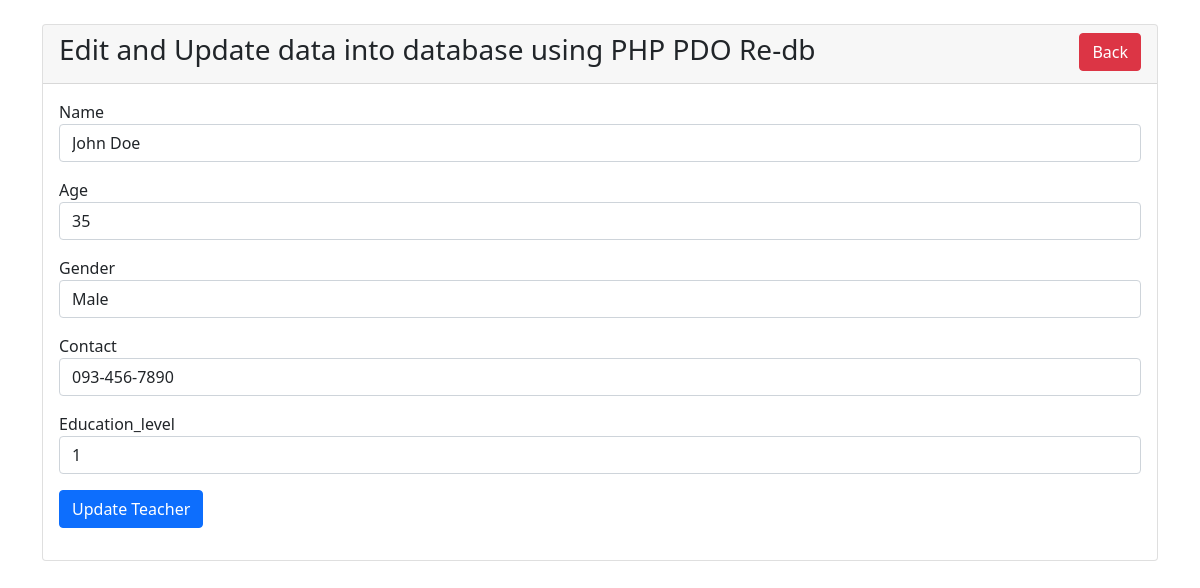
/teacher-edit.php?id=1, run on the app's committed database.
### tables this page shows
CREATE TABLE `teachers` (
  `id` int(11) NOT NULL,
  `name` varchar(50) NOT NULL,
  `age` int(11) NOT NULL,
  `gender` varchar(20) NOT NULL,
  `contact` varchar(50) NOT NULL,
  `education_level` int(11) NOT NULL
);

### teacher-edit.php (the view, shortened to what this page needs)
<?php
    include('dbcon.php');
?>
<!DOCTYPE html>
<html lang="en">
<head>
    <link href="https://cdn.jsdelivr.net/npm/bootstrap@5.0.2/dist/css/bootstrap.min.css" rel="stylesheet">
</head>
<body>
    <div class="container">
        <div class="row">
            <div class="col-md-12 mt-4">
                <div class="card">
                    <div class="card-header">
                        <h3>Edit and Update data into database using PHP PDO Re-db
                            <a href="index.php" class="btn btn-danger float-end">Back</a>
                        </h3>
                    </div>
                    <div class="card-body">
                        <?php
                            if(isset($_GET['id'])){
                                $teacher_id = $_GET['id'];
                                $query = "SELECT * FROM teachers WHERE id=:teacher_id LIMIT 1";
                                $statement = $conn->prepare($query);
                                $data = [
                                    ':teacher_id' => $teacher_id
                                ];
                                $statement->execute($data);
                                $result = $statement->fetch(PDO::FETCH_ASSOC);
                            }
                        ?>
                    <form action="code.php" method="POST">
                        <div class="mb-3">
                            <label for="name">Name</label>
                            <input type="text" name="name" value="<?= $result['name']; ?>" class="form-control" />
                        </div>
                        <div class="mb-3">
                            <label for="age">Age</label>
                            <input type="text" name="age" value="<?= $result['age']; ?>" class="form-control" />
                        </div>
                        <div class="mb-3">
                            <label for="gender">Gender</label>
                            <input type="text" name="gender" value="<?= $result['gender']; ?>" class="form-control" />
                        </div>
                        <div class="mb-3">
                            <label for="contact">Contact</label>
                            <input type="text" name="contact" value="<?= $result['contact']; ?>" class="form-control" />
                        </div>
                        <div class="mb-3">
                            <label for="education_level">Education_level</label>
                            <input type="text" name="education_level" value="<?= $result['education_level']; ?>" class="form-control" />
                        </div>
                        <div class="mb-3">
                            <button type="submit" name="update_teacher_btn" class="btn btn-primary">Update Teacher</button>
                        </div>
                    </form>
                    </div>
                </div>
            </div>
        </div>
    </div>
</body>
</html>

### data on the page
teachers: name "John Doe", age "35", gender "Male", contact "093-456-7890", education_level "1"
